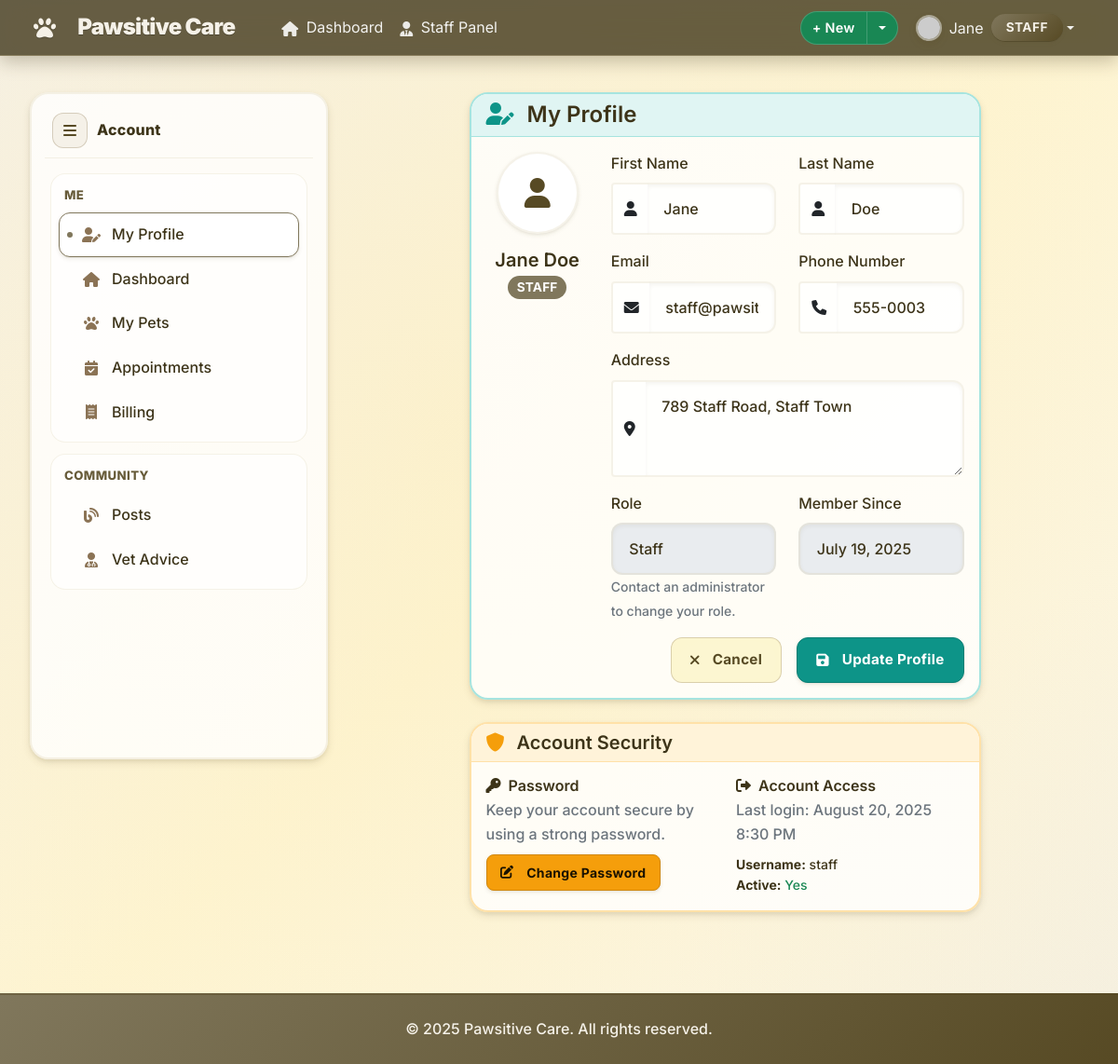
Before: /accounts/profile/ (signed in) with the older database file.
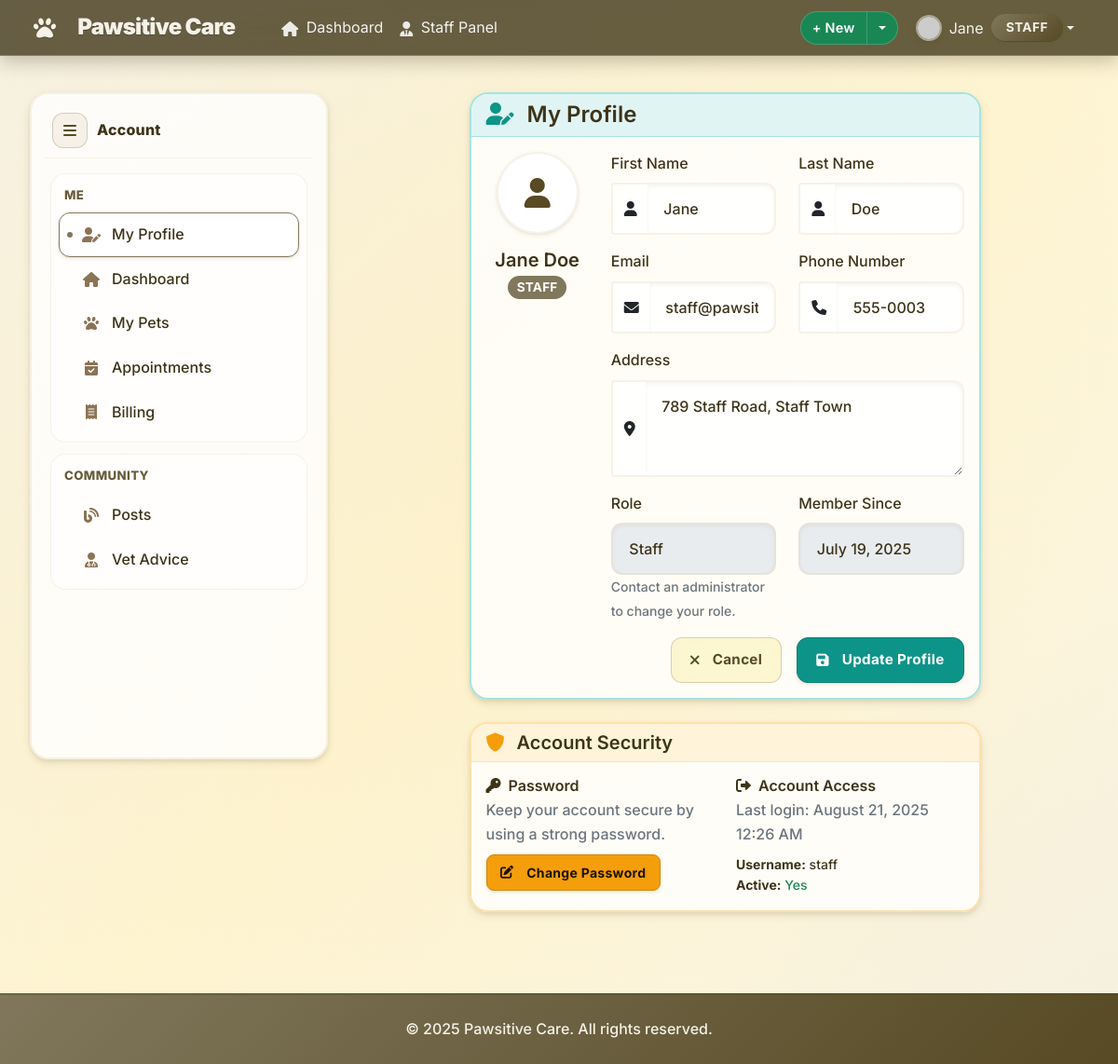
After: the same page with the newer database file.
### accounts/models.py (models this page shows, shortened)
class CustomUser(AbstractUser):
    ROLE_CHOICES = [
        ('admin', 'Admin'),
        ('vet', 'Veterinarian'),
        ('staff', 'Staff'),
        ('client', 'Client'),
    ]
    phone = models.CharField(max_length=20, blank=False)
    address = models.TextField(blank=False)
    role = models.CharField(max_length=10, choices=ROLE_CHOICES, default='client')
    def is_admin(self):
        return self.role == 'admin'
    def is_vet(self):
        return self.role == 'vet'
    def is_staff_member(self):
        return self.role == 'staff'

### accounts/views.py (the view)
# urls.py: path('profile/', profile_view, name='profile'),
@login_required
def profile_view(request):
    if request.method == 'POST':
        form = ProfileUpdateForm(request.POST, instance=request.user)
        if form.is_valid():
            form.save()
            messages.success(request, 'Profile updated successfully!')
            return redirect('accounts:profile')
    else:
        form = ProfileUpdateForm(instance=request.user)
    return render(request, 'accounts/profile.html', {'form': form})

### accounts/forms.py
class ProfileUpdateForm(forms.ModelForm):
    class Meta:
        model = User
        fields = ['email', 'first_name', 'last_name', 'phone', 'address']
        widgets = {
            'email': forms.EmailInput(attrs={'class': 'form-control'}),
            'first_name': forms.TextInput(attrs={'class': 'form-control'}),
            'last_name': forms.TextInput(attrs={'class': 'form-control'}),
            'phone': forms.TextInput(attrs={'class': 'form-control'}),
            'address': forms.Textarea(attrs={'rows': 3, 'class': 'form-control'}),
        }

### petmedia/context_processors.py (called while the page is built)
def recent_blog_posts(request):
    try:
        recent_posts = repo_manager.posts.get_recent_posts(limit=3)
        return {'recent_blog_posts': recent_posts}
    except Exception:
        return {'recent_blog_posts': []}

def blog_stats(request):
    try:
        if request.user.is_authenticated:
            user_posts_count = repo_manager.posts.get_by_author(request.user).count()
            return {'user_blog_posts_count': user_posts_count}
        return {'user_blog_posts_count': 0}
    except Exception:
        return {'user_blog_posts_count': 0}

### accounts/templates/accounts/profile.html (shortened to what the changed rows need)
{% extends 'accounts/base.html' %}
{% block content %}
<div class="app-shell">
  <main class="app-main">
    <div class="row justify-content-center">
      <div class="col-xl-9 col-lg-10">
        <div class="card glass card-teal mb-4">
          <div class="card-body">
            <div class="row gy-4">
              <div class="col-md-3 text-center">
                <div class="rounded-circle d-flex align-items-center justify-content-center mx-auto mb-3" style="width: 88px; height: 88px; background:#fff; border:2px solid var(--border-light); box-shadow:var(--shadow-sm);">
                  <i class="fas fa-user fa-2x" style="color:var(--sand-dark)"></i>
                </div>
                <h5 class="mb-1">
                  {{ user.get_full_name|default:user.username }}
                </h5>
                <span class="badge badge-solid">
                  {{ user.get_role_display }}</span>
              </div>
              <div class="col-md-9">
                <form method="post" novalidate>
                  <div class="row">
                    <div class="col-md-6 mb-3">
                      <div class="input-group input-icon">
                        <span class="input-group-text"><i class="fas fa-user"></i></span>
                        {{ form.first_name.as_widget }}
                      </div>
                    </div>
                    <div class="col-md-6 mb-3">
                      <div class="input-group input-icon">
                        <span class="input-group-text"><i class="fas fa-user"></i></span>
                        {{ form.last_name.as_widget }}
                      </div>
                    </div>
                  </div>
                  <div class="row">
                    <div class="col-md-6 mb-3">
                      <div class="input-group input-icon">
                        <span class="input-group-text"><i class="fas fa-envelope"></i></span>
                        {{ form.email.as_widget }}
                      </div>
                    </div>
                    <div class="col-md-6 mb-3">
                      <div class="input-group input-icon">
                        <span class="input-group-text"><i class="fas fa-phone"></i></span>
                        {{ form.phone.as_widget }}
                      </div>
                    </div>
                  </div>
                  <div class="mb-3">
                    <div class="input-group input-icon">
                      <span class="input-group-text"><i class="fas fa-map-marker-alt"></i></span>
                      {{ form.address.as_widget }}
                    </div>
                  </div>
                  <div class="row">
                    <div class="col-md-6 mb-3">
                      <label class="form-label">Role</label>
                      <input type="text" class="form-control" value="{{ user.get_role_display }}" readonly>
                      <small class="text-muted">Contact an administrator to change your role.</small>
                    </div>
                    <div class="col-md-6 mb-3">
                      <label class="form-label">Member Since</label>
                      <input type="text" class="form-control" value="{{ user.date_joined|date:'F d, Y' }}" readonly>
                    </div>
                  </div>
                </form>
              </div>
            </div>
          </div>
        </div>
        <div class="card glass card-amber">
          <div class="card-body">
            <div class="row gy-3">
              <div class="col-md-6">
                <h6 class="mb-1"><i class="fas fa-sign-out-alt me-1"></i> Account Access</h6>
                <p class="text-muted mb-2">Last login:
                  {{ user.last_login|date:'F d, Y g:i A'|default:'Never' }}
                </p>
                <div class="small">
                  <strong>Username:</strong>
                  {{ user.username }}<br>
                  <strong>Active:</strong>
                  {% if user.is_active %}<span class="text-success">Yes</span>{% else %}<span class="text-danger">No</span>{% endif %}
                </div>
              </div>
            </div>
          </div>
        </div>
      </div>
    </div>
  </main>
</div>
{% endblock %}

### accounts/templates/accounts/base.html (shortened to what this page needs)
<!DOCTYPE html>
<html lang="en">
<head>
  <link href="https://cdn.jsdelivr.net/npm/bootstrap@5.1.3/dist/css/bootstrap.min.css" rel="stylesheet">
  <link href="https://cdnjs.cloudflare.com/ajax/libs/font-awesome/6.0.0/css/all.min.css" rel="stylesheet">
  {% load static %}
  <link rel="stylesheet" href="{% static 'style.css' %}?v=4">
</head>
<body>
  <nav class="navbar navbar-expand-lg navbar-dark app-navbar">
    <div class="container nav-inner">
      <a class="navbar-brand d-flex align-items-center" href="{% url 'accounts:client_dashboard' %}">
        <i class="fas fa-paw me-2"></i><span>Pawsitive Care</span>
      </a>
      <div class="collapse navbar-collapse" id="navbarNav">
        <ul class="navbar-nav me-2">
          {% if user.is_authenticated %}
          <li class="nav-item">
            <a class="nav-link {% if request.resolver_match.url_name == 'client_dashboard' %}active{% endif %}" href="{% url 'accounts:client_dashboard' %}">
              <i class="fas fa-home me-1"></i> Dashboard
            </a>
          </li>
          {% if user.is_admin %}
          <li class="nav-item">
            <a class="nav-link {% if request.resolver_match.url_name == 'admin_dashboard' %}active{% endif %}" href="{% url 'accounts:admin_dashboard' %}">
              <i class="fas fa-user-shield me-1"></i> Admin
            </a>
          </li>
          <li class="nav-item">
            <a class="nav-link {% if request.resolver_match.url_name == 'user_management' %}active{% endif %}" href="{% url 'accounts:user_management' %}">
              <i class="fas fa-users me-1"></i> Users
            </a>
          </li>
          {% elif user.is_vet %}
          <li class="nav-item">
            <a class="nav-link {% if request.resolver_match.url_name == 'vet_dashboard' %}active{% endif %}" href="{% url 'accounts:vet_dashboard' %}">
              <i class="fas fa-stethoscope me-1"></i> Vet Panel
            </a>
          </li>
          {% elif user.is_staff_member %}
          <li class="nav-item">
            <a class="nav-link {% if request.resolver_match.url_name == 'staff_dashboard' %}active{% endif %}" href="{% url 'accounts:staff_dashboard' %}">
              <i class="fas fa-user-tie me-1"></i> Staff Panel
            </a>
          </li>
          {% endif %}
          {% endif %}
        </ul>
        <div class="d-flex align-items-center gap-2 ms-auto">
          {% if user.is_authenticated %}
          <div class="btn-group">
            <button class="btn btn-success btn-sm" type="button">+ New</button>
            <button class="btn btn-success btn-sm dropdown-toggle dropdown-toggle-split" type="button" data-bs-toggle="dropdown" aria-expanded="false" aria-label="Toggle quick create"></button>
          </div>
          <div class="dropdown">
            <a class="nav-link dropdown-toggle d-flex align-items-center" href="#" id="navbarDropdown" role="button" data-bs-toggle="dropdown" aria-expanded="false">
              <img class="avatar me-2" src="https://api.dicebear.com/7.x/identicon/svg?seed={{ user.username }}" alt="Avatar">
              <span class="me-2">
                {{ user.first_name|default:user.username }}</span>
              <span class="badge badge-secondary role-badge">
                {{ user.get_role_display }}</span>
            </a>
          </div>
          {% endif %}
        </div>
      </div>
    </div>
  </nav>
  <main class="page-main my-4">
    {% block content %}{% endblock %}
  </main>
  <footer class="mt-5 py-4">
    <div class="container text-center">
      <p class="mb-0">&copy; {% now "Y" %} Pawsitive Care. All rights reserved.</p>
    </div>
  </footer>
</body>
</html>

Changed rows visible on the page:
changed CustomUser "Jane Doe": last_login "August 20, 2025 8:30 PM" → "August 21, 2025 12:26 AM"
